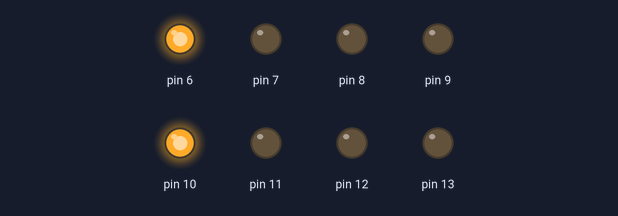
The sketch below on a simulated Arduino Uno, built with avr-gcc and run on an emulated ATmega328P. On the bench: output pins drawn as LEDs (lit = HIGH).

Above: at 0.05 s.
At 0.35 s:
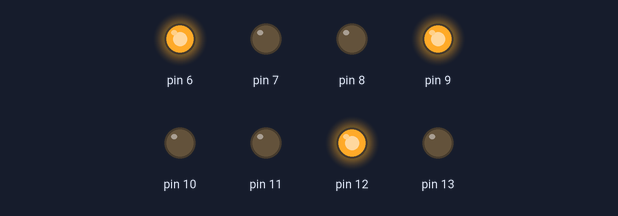
At 0.75 s:
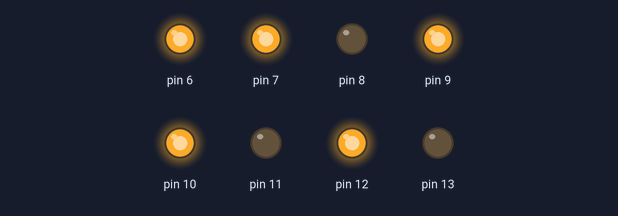
At 1.4 s:
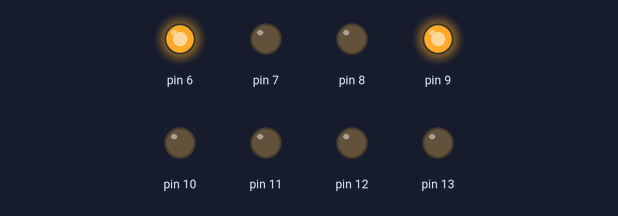
At 2.05 s:
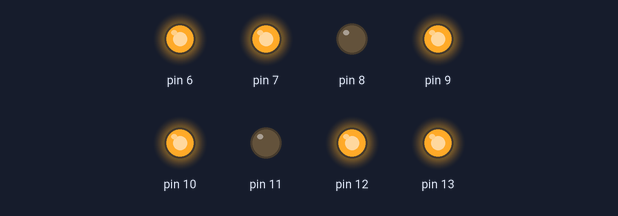
At 2.75 s:
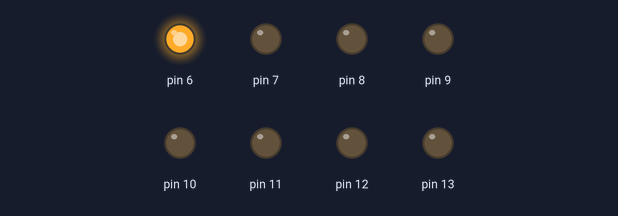
Timing chart, 0 to 3.0 s (numbered marks = the images above):
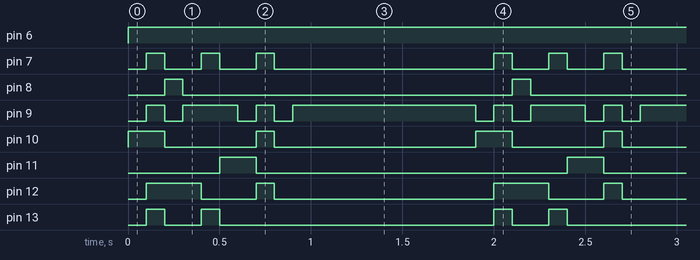

The sketch:

_7_Segment_Display.ino
```cpp
void setup() {
  // put your setup code here, to run once:
  pinMode(6, OUTPUT);
  pinMode(7, OUTPUT);
  pinMode(8, OUTPUT);
  pinMode(9, OUTPUT);
  pinMode(10, OUTPUT);
  pinMode(11, OUTPUT);
  pinMode(12, OUTPUT);
  pinMode(13, OUTPUT);
}

void loop() {
  // put your main code here, to run repeatedly:
  //Cijfer 0:
  digitalWrite(6,HIGH);
  digitalWrite(7,LOW);
  digitalWrite(8,LOW);
  digitalWrite(9,LOW);
  digitalWrite(10,HIGH);
  digitalWrite(11,LOW);
  digitalWrite(12,LOW);
  digitalWrite(13,LOW);

  delay(100);
  //Cijfer 1:
  digitalWrite(6,HIGH);
  digitalWrite(7,HIGH);
  digitalWrite(8,LOW);
  digitalWrite(9,HIGH);
  digitalWrite(10,HIGH);
  digitalWrite(11,LOW);
  digitalWrite(12,HIGH);
  digitalWrite(13,HIGH);

  delay(100);
  //Cijfer 2:
  digitalWrite(6,HIGH);
  digitalWrite(7,LOW);
  digitalWrite(8,HIGH);
  digitalWrite(9,LOW);
  digitalWrite(10,LOW);
  digitalWrite(11,LOW);
  digitalWrite(12,HIGH);
  digitalWrite(13,LOW);

  delay(100);
  //Cijfer 3:
  digitalWrite(6,HIGH);
  digitalWrite(7,LOW);
  digitalWrite(8,LOW);
  digitalWrite(9,HIGH);
  digitalWrite(10,LOW);
  digitalWrite(11,LOW);
  digitalWrite(12,HIGH);
  digitalWrite(13,LOW);

  delay(100);
  //Cijfer 4:
  digitalWrite(6,HIGH);
  digitalWrite(7,HIGH);
  digitalWrite(8,LOW);
  digitalWrite(9,HIGH);
  digitalWrite(10,LOW);
  digitalWrite(11,LOW);
  digitalWrite(12,LOW);
  digitalWrite(13,HIGH);

  delay(100);
  //Cijfer 5:
  digitalWrite(6,HIGH);
  digitalWrite(7,LOW);
  digitalWrite(8,LOW);
  digitalWrite(9,HIGH);
  digitalWrite(10,LOW);
  digitalWrite(11,HIGH);
  digitalWrite(12,LOW);
  digitalWrite(13,LOW);

  delay(100);
  //Cijfer 6:
  digitalWrite(6,HIGH);
  digitalWrite(7,LOW);
  digitalWrite(8,LOW);
  digitalWrite(9,LOW);
  digitalWrite(10,LOW);
  digitalWrite(11,HIGH);
  digitalWrite(12,LOW);
  digitalWrite(13,LOW);

  delay(100);
  //Cijfer 7:
  digitalWrite(6,HIGH);
  digitalWrite(7,HIGH);
  digitalWrite(8,LOW);
  digitalWrite(9,HIGH);
  digitalWrite(10,HIGH);
  digitalWrite(11,LOW);
  digitalWrite(12,HIGH);
  digitalWrite(13,LOW);

  delay(100);
  //Cijfer 8:
  digitalWrite(6,HIGH);
  digitalWrite(7,LOW);
  digitalWrite(8,LOW);
  digitalWrite(9,LOW);
  digitalWrite(10,LOW);
  digitalWrite(11,LOW);
  digitalWrite(12,LOW);
  digitalWrite(13,LOW);

  delay(100);
  //Cijfer 9:
  digitalWrite(6,HIGH);
  digitalWrite(7,LOW);
  digitalWrite(8,LOW);
  digitalWrite(9,HIGH);
  digitalWrite(10,LOW);
  digitalWrite(11,LOW);
  digitalWrite(12,LOW);
  digitalWrite(13,LOW);

  delay(1000);
}
```

Measured:
- by itself, pin 6: LOW → HIGH at 0.00 s
- by itself, pin 7: repeats every 1.9 s: 2 × (LOW 0.20 s, HIGH 0.10 s), LOW 1.2 s, HIGH 0.10 s
- by itself, pin 8: alternates HIGH for 0.10 s and LOW for 1.8 s
- by itself, pin 9: repeats every 1.9 s: LOW 0.10 s, HIGH 0.30 s, LOW 0.10 s, HIGH 0.10 s, LOW 0.10 s, HIGH 1.0 s, LOW 0.10 s, HIGH 0.10 s
- by itself, pin 10: repeats every 1.9 s: LOW 0.50 s, HIGH 0.10 s, LOW 1.1 s, HIGH 0.20 s
- by itself, pin 11: alternates HIGH for 0.20 s and LOW for 1.7 s
- by itself, pin 12: repeats every 1.9 s: LOW 0.30 s, HIGH 0.10 s, LOW 1.2 s, HIGH 0.30 s
- by itself, pin 13: repeats every 1.9 s: LOW 0.20 s, HIGH 0.10 s, LOW 1.5 s, HIGH 0.10 s
